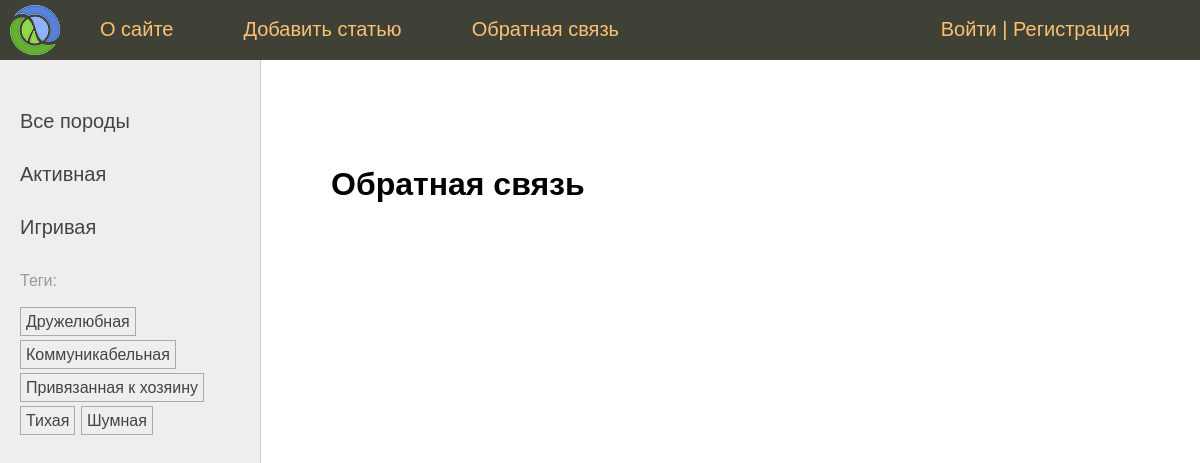
Before: /contact with the older database file.
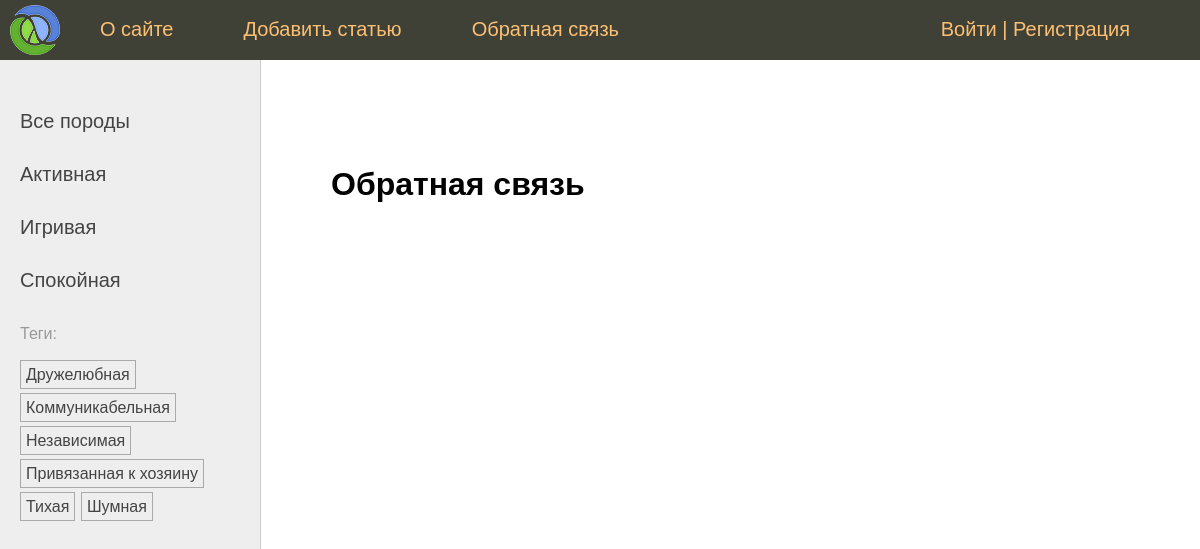
After: the same page with the newer database file.
### cats/models.py (models this page shows, shortened)
class Species(models.Model):
    name = models.CharField(
        max_length=100,
        db_index=True,
        verbose_name="Породы"
        )
    slug = models.SlugField(
        max_length=255,
        unique=True,
        db_index=True
        )
    class Meta:
        verbose_name = "Порода"
        verbose_name_plural = "Породы"
    def get_absolute_url(self):
        return reverse("species", kwargs={"spec_slug": self.slug})

class TagPost(models.Model):
    tag = models.CharField(
        max_length=100,
        db_index=True,
        )
    slug = models.SlugField(
        max_length=255,
        unique=True,
        )
    def get_absolute_url(self):
        return reverse("tag", kwargs={"tag_slug": self.slug})

### cats/views.py (the view)
# urls.py: path('contact', views.contact, name='contact'),
def contact(request):
    return render(request, "cats/contact.html")

### cats/templatetags/cat_tags.py (called while the page is built)
@register.inclusion_tag("cats/list_categories.html")
def show_categories(spec_selected=0):
    specs = Species.objects.annotate(total=Count("posts")).filter(posts__is_published=True).filter(total__gt=0)
    return {"specs": specs, "spec_selected": spec_selected}

@register.inclusion_tag("cats/list_tags.html")
def show_all_tags():
    return {"tags": TagPost.objects.annotate(total=Count("tags")).filter(total__gt=0)}

### users/context_processors.py (called while the page is built)
def get_cat_context(requset):
    return {"mainmenu": menu}

### cats/templates/cats/contact.html
{% extends 'base.html' %}
{% block content %}
<h1>Обратная связь</h1>
{% endblock %}

### cats/templates/cats/list_categories.html
{% for spec in specs%}
    {% if spec.pk == spec_selected %}
        <li class="selected">{{ spec.name }}</li>
    {% else %}
        <li><a href="{{ spec.get_absolute_url }}">{{ spec.name }}</a></li>
    {% endif %}
{% endfor %}

### cats/templates/cats/list_tags.html
{% if tags %}
    <p>Теги:</p>
    <ul class="tags-list">
        {% for t in tags %}
            <li><a href="{{t.get_absolute_url}}">{{t.tag}}</a></li>
        {% endfor %}
    </ul>
{% endif %}

Changed rows visible on the page:
added Species: name "Спокойная"
added TagPost: tag "Независимая"
